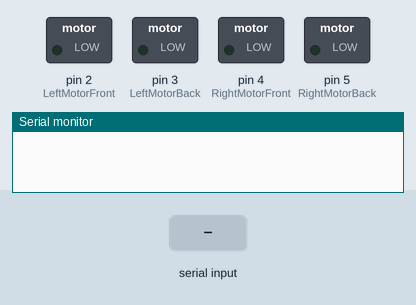
A sketch run on a simulated Arduino Uno, built with avr-gcc and run on an emulated ATmega328P. Shown: switched loads named in the sketch (green lamp = pin HIGH), the last lines printed to the serial monitor. The inputs (shaded band) are chosen by the test bench.

Above: at 1.2 s.
1.3 s: "1\n" received over Serial
At 2.4 s:
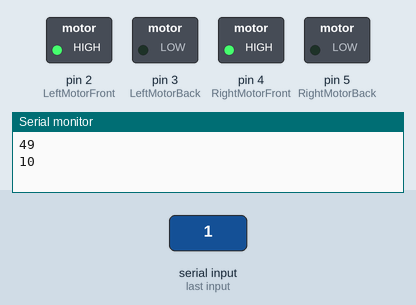
2.8 s: byte 51 (51) received over Serial
At 3.5 s:
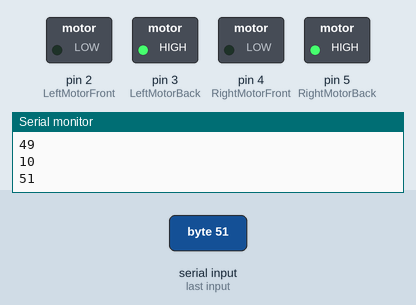
4.3 s: byte 50 (50) received over Serial
At 4.7 s:
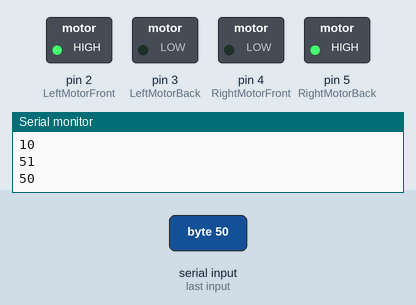
5.8 s: byte 52 (52) received over Serial
At 7.0 s:
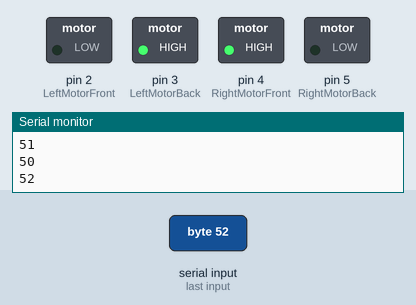
7.3 s: "3\n" received over Serial
At 8.2 s:
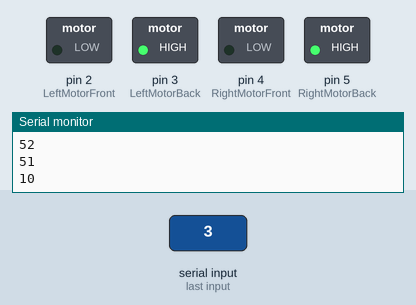
8.8 s: "2\n" received over Serial
At 9.3 s:
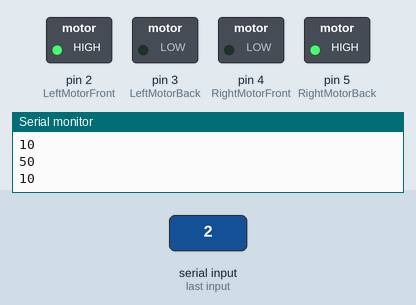
Timing chart, 0 to 11.3 s (numbered marks = the images above; inputs shaded):
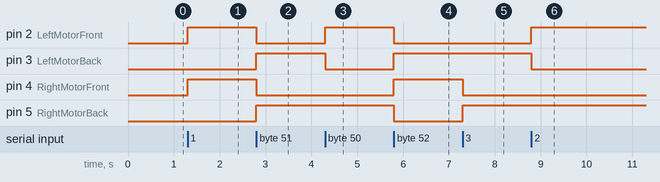

The sketch:

BLUETOOTH_CONTROLLED_ROBOT.ino
```cpp
int LeftMotorFront=2;
int LeftMotorBack=3;
int RightMotorFront=4;
int RightMotorBack=5;

int ln=0;
void setup() {
  // put your setup code here, to run once:
Serial.begin(9600);
pinMode(LeftMotorFront,OUTPUT);
pinMode(LeftMotorBack,OUTPUT);
pinMode(RightMotorFront,OUTPUT);
pinMode(RightMotorBack,OUTPUT);
}

void loop() {
  // put your main code here, to run repeatedly:
if(Serial.available()>0)
{
   ln=Serial.read();
   Serial.println(ln);
   Serial.print("\n");
   if (ln==49)
  {
    digitalWrite(LeftMotorFront,HIGH);
    digitalWrite(RightMotorFront,HIGH);
    digitalWrite(LeftMotorBack,LOW);
    digitalWrite(RightMotorBack,LOW);
  }
  else if(ln==51)
  {
    digitalWrite(LeftMotorFront,LOW);
    digitalWrite(RightMotorFront,LOW);
    digitalWrite(LeftMotorBack,HIGH);
    digitalWrite(RightMotorBack,HIGH);
  }
  else if(ln==50)
  {
    digitalWrite(LeftMotorFront,HIGH);
    digitalWrite(RightMotorFront,LOW);
    digitalWrite(LeftMotorBack,LOW);
    digitalWrite(RightMotorBack,HIGH);
  }
  else if(ln==52)
  {
    digitalWrite(LeftMotorFront,LOW);
    digitalWrite(RightMotorFront,HIGH);
    digitalWrite(LeftMotorBack,HIGH);
    digitalWrite(RightMotorBack,LOW);
  }

}
}
```

Measured:
- after the input at 1.3 s, pin 2 (LeftMotorFront), pin 4 (RightMotorFront): LOW → HIGH at once
- after the input at 2.8 s, pin 2 (LeftMotorFront), pin 4 (RightMotorFront): HIGH → LOW at once; pin 3 (LeftMotorBack), pin 5 (RightMotorBack): LOW → HIGH at once
- after the input at 4.3 s, pin 2 (LeftMotorFront): LOW → HIGH at once; pin 3 (LeftMotorBack): HIGH → LOW at once
- after the input at 5.8 s, pin 2 (LeftMotorFront), pin 5 (RightMotorBack): HIGH → LOW at once; pin 3 (LeftMotorBack), pin 4 (RightMotorFront): LOW → HIGH at once
- after the input at 7.3 s, pin 4 (RightMotorFront): HIGH → LOW at once; pin 5 (RightMotorBack): LOW → HIGH at once
- after the input at 8.8 s, pin 2 (LeftMotorFront): LOW → HIGH at once; pin 3 (LeftMotorBack): HIGH → LOW at once
